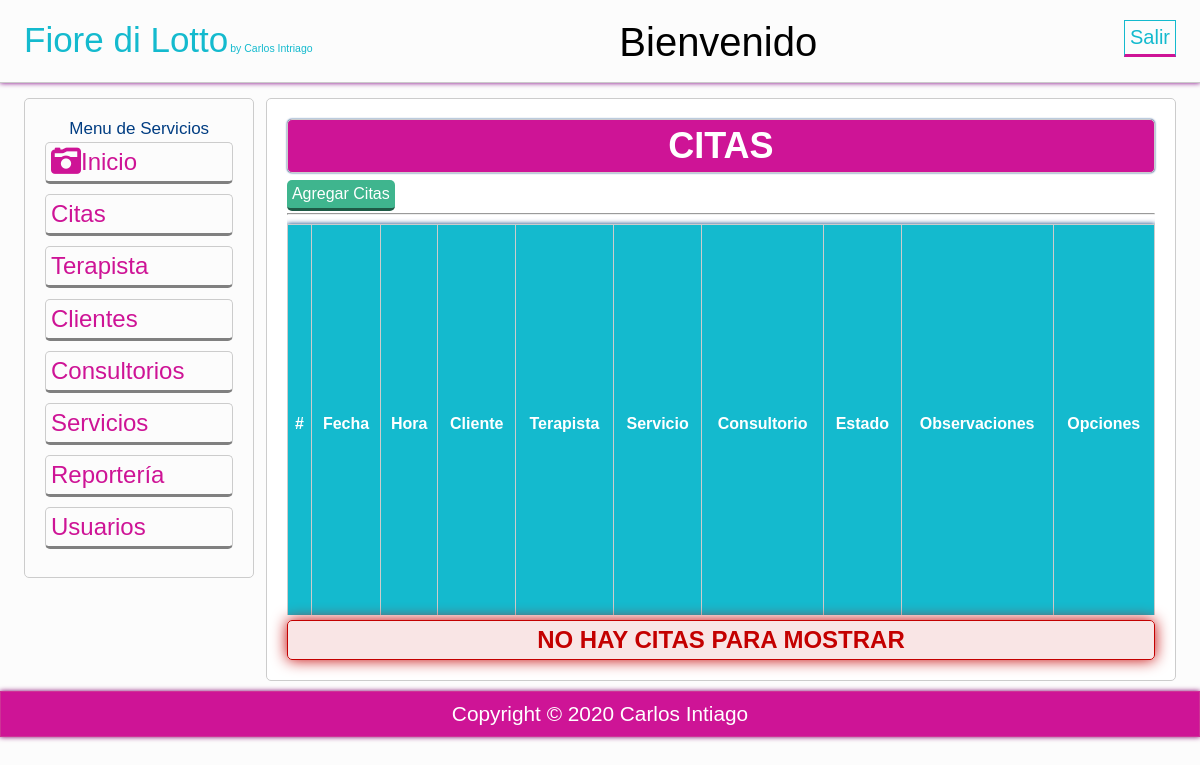
/vista/citas_vista.php, run on an earlier commit of the app's database.
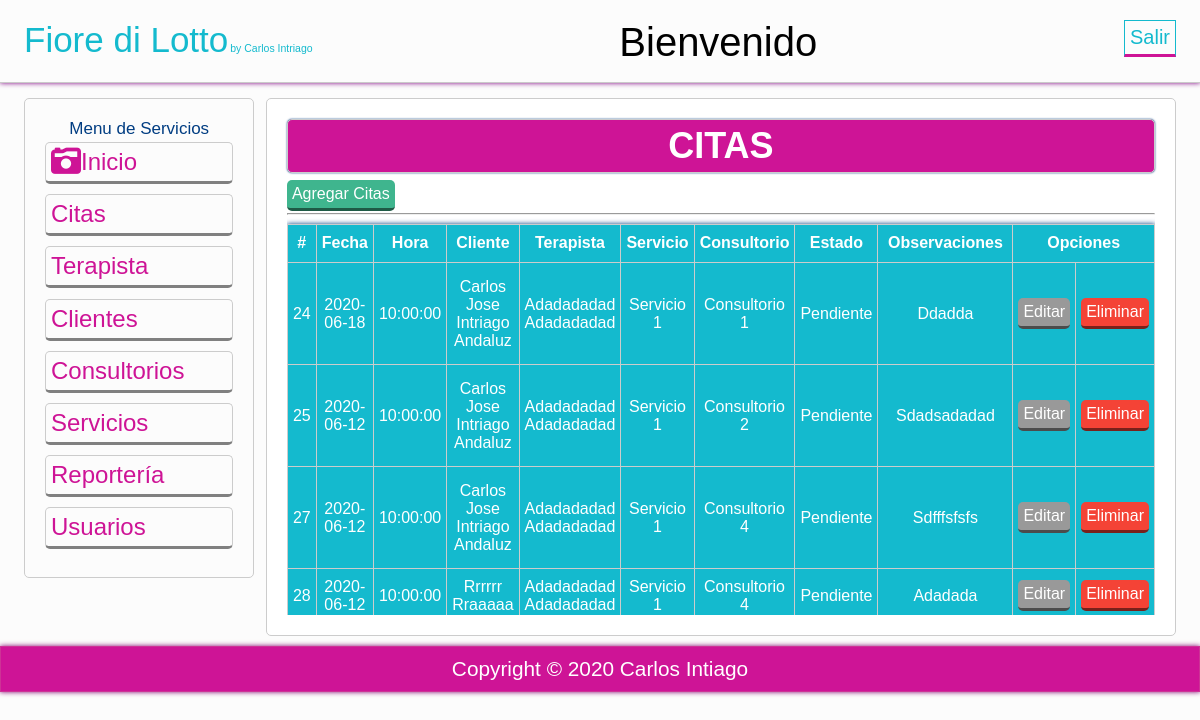
And on a later commit of the database.
### tables this page shows
CREATE TABLE `citas` (
  `idcita` int(11) NOT NULL,
  `citfecha` date NOT NULL,
  `cithora` time NOT NULL,
  `citPaciente` varchar(50) NOT NULL,
  `citMedico` varchar(50) NOT NULL,
  `citEspecialidades` varchar(50) NOT NULL,
  `citConsultorio` varchar(50) NOT NULL,
  `citestado` enum('Pendiente','Atendido') NOT NULL,
  `citobservaciones` varchar(60) NOT NULL,
  `consultorios_idConsultorio` int(11) DEFAULT NULL,
  `pacientes_idPaciente` int(11) DEFAULT NULL,
  `usuarios_id` int(11) DEFAULT NULL,
  `medicos_idMedico` int(11) DEFAULT NULL
);

### vista/citas_vista.php (the view)
<?php
$mensaje='';
try{
	$conexion = new PDO('mysql:host=localhost;dbname=centromedico','root','');
}catch(PDOException $e){
	echo "Error: ". $e->getMessage();
}
$consulta = $conexion -> prepare("SELECT * FROM citas order by idcita");
$consulta ->execute();
$consulta = $consulta ->fetchAll();
if(!$consulta){
	$mensaje .= 'NO HAY CITAS PARA MOSTRAR';
}
?>
<?php include 'plantillas/header.php'; ?>
<section class="main">
    <div class="wrapp">
        <?php include 'plantillas/nav.php'; ?>
        <article>
            <div class="mensaje">
                <h2>CITAS</h2>
            </div>
            <div class="formulario">
                <a class="agregar" href="agregarcitas.php">Agregar Citas</a>
            </div>
            <hr>
            <div id="div1">
                <table class="tabla">
                    <tr>
                        <th>#</th>
                        <th>Fecha</th>
                        <th>Hora</th>
                        <th>Cliente</th>
                        <th>Terapista</th>
                        <th>Servicio</th>
                        <th>Consultorio</th>
                        <th>Estado</th>
                        <th>Observaciones</th>
                        <th colspan="2">Opciones</th>
                    </tr>
                    <?php foreach ($consulta as $Sql):?>
                    <tr>
                        <?php echo "<td class='mayusculas'>". $Sql['idcita']. "</td>"; ?>
                        <?php echo "<td class='mayusculas'>". $Sql['citfecha']. "</td>"; ?>
                        <?php echo "<td class='mayusculas'>". $Sql['cithora']. "</td>"; ?>
                        <?php echo "<td class='mayusculas'>". $Sql['citPaciente']. "</td>"; ?>
                        <?php echo "<td class='mayusculas'>". $Sql['citMedico']. "</td>"; ?>
                        <?php echo "<td class='mayusculas'>". $Sql['citEspecialidades']. "</td>"; ?>
                        <?php echo "<td class='mayusculas'>". $Sql['citConsultorio']. "</td>"; ?>
                        <?php echo "<td class='mayusculas'>". $Sql['citestado']. "</td>"; ?>
                        <?php echo "<td class='mayusculas' style='word-break: break-all; width: 200px; white-space: initial'>". $Sql['citobservaciones']. "</td>"; ?>
                        <?php echo "<td class='centrar'>"."<a href='actualizarcitas.php?idcita=".$Sql['idcita']."' class='editar'>Editar</a>". "</td>"; ?>
                        <?php echo "<td class='centrar'>"."<a href='eliminar_citas.php?idcita=".$Sql['idcita']."' class='eliminar'>Eliminar</a>". "</td>"; ?>
                    </tr>
                    <?php endforeach; ?>
                </table>
            </div>
            <?php  if(!empty($mensaje)): ?>
            <ul>
                <?php echo $mensaje; ?>
            </ul>
            <?php  endif; ?>
        </article>
</section>
<?php include 'plantillas/footer.php'; ?>

What changed in the data, as far as the page shows it:
added citas: idcita "24", citfecha "2020-06-18", cithora "10:00:00", citPaciente "Carlos Jose Intriago Andaluz", citMedico "Adadadadad Adadadadad", citEspecialidades "Servicio 1", citConsultorio "Consultorio 1", citestado "Pendiente", citobservaciones "Ddadda"
added citas: idcita "25", citfecha "2020-06-12", cithora "10:00:00", citPaciente "Carlos Jose Intriago Andaluz", citMedico "Adadadadad Adadadadad", citEspecialidades "Servicio 1", citConsultorio "Consultorio 2", citestado "Pendiente", citobservaciones "Sdadsadadad"
added citas: idcita "27", citfecha "2020-06-12", cithora "10:00:00", citPaciente "Carlos Jose Intriago Andaluz", citMedico "Adadadadad Adadadadad", citEspecialidades "Servicio 1", citConsultorio "Consultorio 4", citestado "Pendiente", citobservaciones "Sdfffsfsfs"
added citas: idcita "28", citfecha "2020-06-12", cithora "10:00:00", citPaciente "Rrrrrr Rraaaaa", citMedico "Adadadadad Adadadadad", citEspecialidades "Servicio 1", citConsultorio "Consultorio 4", citestado "Pendiente", citobservaciones "Adadada"
Also different on the page:
$mensaje: "NO HAY CITAS PARA MOSTRAR" → (not shown)
